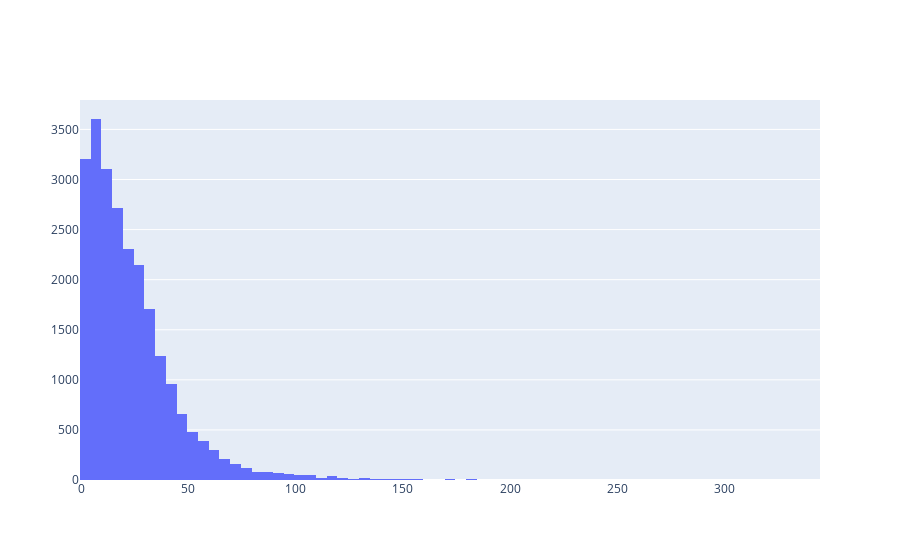

Notebook source saved alongside this figure:
### Code cell
x = df_gb_hdl["speed"].values

n_bins = int((x.max() - x.min()) // 2)
print(n_bins)
fig = go.Figure()
fig.add_trace(go.Histogram(x=x, nbinsx=n_bins))
# fig = px.histogram(x, nbins=n_bins)
fig.show()

### Figure 1 — Plotly figure (JSON) as saved in the notebook; plotly's stock layout.template omitted (floating-point values rounded to 4 significant figures; data arrays with more than 128 entries replaced by an {"elided": "..."} marker saying what was removed)
{"data": [{"nbinsx": 170, "type": "histogram", "x": {"elided": "23971 int values"}}], "layout": {}}
